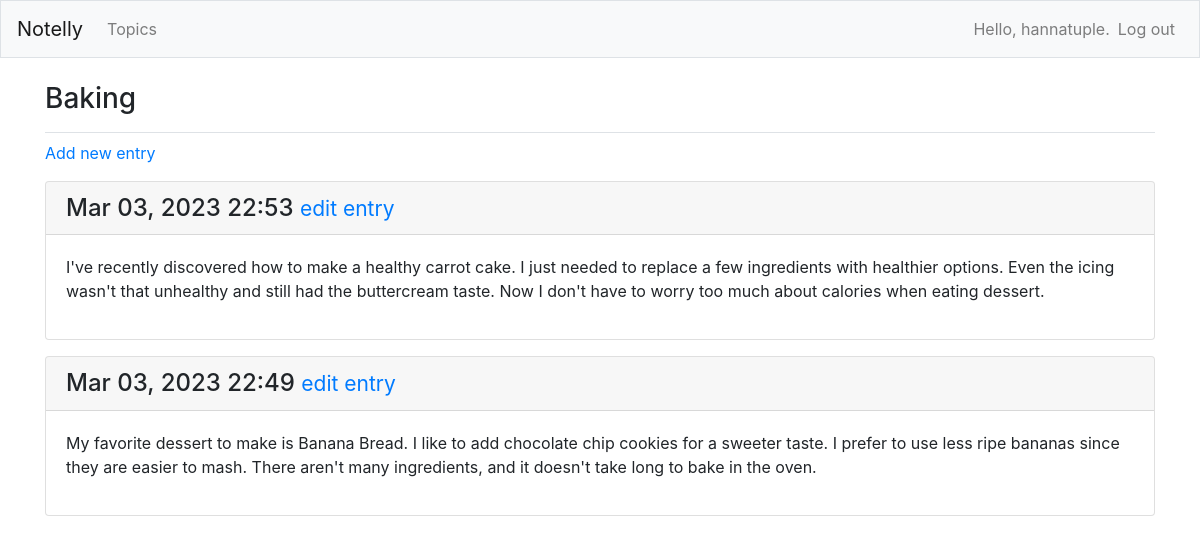
The page /topics/1/ (signed in) on the database its author committed.
### Notelly/models.py (models this page shows, shortened)
class Topic(models.Model):
	text = models.CharField(max_length=200)
	date_added = models.DateTimeField(auto_now_add=True)
	owner = models.ForeignKey(User, on_delete=models.CASCADE)
	def __str__(self):
		return self.text

class Entry(models.Model):
	topic = models.ForeignKey(Topic, on_delete=models.CASCADE)
	text = models.TextField()
	date_added = models.DateTimeField(auto_now_add=True)
	class Meta:
		verbose_name_plural = 'entries'

### Notelly/views.py (the view)
# urls.py: path('topics/<int:topic_id>/', views.topic, name='topic'),
@login_required
def topic(request, topic_id):
	topic = get_object_or_404(Topic, id=topic_id)
	if topic.owner != request.user:
		raise Http404
	entries = topic.entry_set.order_by('-date_added')
	context = {'topic': topic, 'entries': entries}
	return render(request, 'Notelly/topic.html', context)

### Notelly/templates/Notelly/topic.html
{% extends 'Notelly/base.html' %}
{% block page_header %}
	<h3>{{ topic }}</h3>
{% endblock page_header %}
{% block content %}
	<p>
		<a href="{% url 'Notelly:new_entry' topic.id %}">Add new entry</a>
	</p>
	{% for entry in entries %}
		<div class="card mb-3">
			<h4 class="card-header">
				{{ entry.date_added|date:'M d, Y H:i' }}
				<small><a href="{% url 'Notelly:edit_entry' entry.id %}">
				edit entry</a></small>
			</h4>
			<div class="card-body">
				{{ entry.text|linebreaks }}
			</div>
		</div>
	{% empty %}
		<p>There are no entries for this topic yet.</p>
	{% endfor %}
{% endblock content %}

### Notelly/templates/Notelly/base.html (shortened to what this page needs)
{% load bootstrap4 %}
<!doctype html>
<html lang="en">
<head>
	{% bootstrap_css %}
</head>
<body>
	<nav class="navbar navbar-expand-md navbar-light bg-light mb-4 border">
		<a class="navbar-brand" href="{% url 'Notelly:index' %}">
		Notelly</a>
		<div class="collapse navbar-collapse" id="navbarCollapse">
			<ul class="navbar-nav mr-auto">
				<li class="nav-item">
					<a class="nav-link" href="{% url 'Notelly:topics' %}">
					Topics</a></li>
			</ul>
			<ul class="navbar-nav ml-auto">
				{% if user.is_authenticated %}
					<li class="nav-item">
						<span class="navbar-text">Hello, {{ user.username }}.</span>
					</li>
					<li class="nav-item">
						<a class="nav-link" href="{% url 'users:logout' %}">Log out</a>
					</li>
				{% else %}
					<li class="nav-item">
						<a class="nav-link" href="{% url 'users:register' %}">Register</a>
					</li>
					<li class="nav-item">
						<a class="nav-link" href="{% url 'users:login' %}">Log in</a></li>
				{% endif %}
			</ul>
		</div>
	</nav>
	<main role="main" class="container">
		<div class="pb-2 mb-2 border-bottom">
			{% block page_header %}{% endblock page_header %}
		</div>
		<div>
			{% block content %}{% endblock content %}
		</div>
	</main>
</body>
</html>

### rows shown on the page
Topic: text "Baking"
Entry: date_added "Mar 03, 2023 22:53", text "I've recently discovered how to make a healthy carrot cake. I just needed to replace a few ingredients with healthier options. Even the icing wasn't that unhealthy and still had the buttercream taste. Now I don't have to worry too much about calories when eating dessert."
Entry: date_added "Mar 03, 2023 22:49", text "My favorite dessert to make is Banana Bread. I like to add chocolate chip cookies for a sweeter taste. I prefer to use less ripe bananas since they are easier to mash. There aren't many ingredients, and it doesn't take long to bake in the oven."

### other values the page prints
{{ user.username }} "hannatuple"
